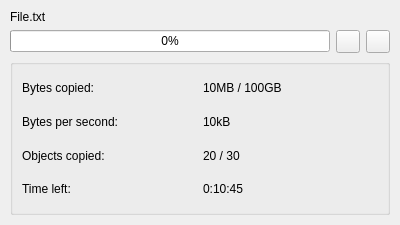
<?xml version="1.0" encoding="UTF-8"?>
<ui version="4.0">
 <class>FileCopyWidget</class>
 <widget class="QWidget" name="FileCopyWidget">
  <property name="geometry">
   <rect>
    <x>0</x>
    <y>0</y>
    <width>400</width>
    <height>225</height>
   </rect>
  </property>
  <property name="windowTitle">
   <string>Copying</string>
  </property>
  <layout class="QVBoxLayout" name="verticalLayout_2">
   <property name="margin">
    <number>10</number>
   </property>
   <item>
    <layout class="QHBoxLayout" name="horizontalLayout_2">
     <item>
      <layout class="QVBoxLayout" name="verticalLayout">
       <item>
        <widget class="QLabel" name="nameLabel">
         <property name="text">
          <string notr="true">File.txt</string>
         </property>
        </widget>
       </item>
       <item>
        <layout class="QHBoxLayout" name="horizontalLayout">
         <item>
          <widget class="QProgressBar" name="progressBar">
           <property name="value">
            <number>0</number>
           </property>
           <property name="invertedAppearance">
            <bool>false</bool>
           </property>
          </widget>
         </item>
         <item>
          <widget class="QToolButton" name="detailsButton">
           <property name="icon">
            <iconset resource="resources.qrc">
             <normaloff>:/icons/copyDetails.png</normaloff>:/icons/copyDetails.png</iconset>
           </property>
           <property name="checkable">
            <bool>true</bool>
           </property>
           <property name="checked">
            <bool>false</bool>
           </property>
           <property name="autoExclusive">
            <bool>false</bool>
           </property>
           <property name="popupMode">
            <enum>QToolButton::DelayedPopup</enum>
           </property>
           <property name="toolButtonStyle">
            <enum>Qt::ToolButtonFollowStyle</enum>
           </property>
           <property name="autoRaise">
            <bool>false</bool>
           </property>
           <property name="arrowType">
            <enum>Qt::NoArrow</enum>
           </property>
          </widget>
         </item>
         <item>
          <widget class="QToolButton" name="cancelButton">
           <property name="icon">
            <iconset resource="resources.qrc">
             <normaloff>:/icons/cancelCopy.png</normaloff>:/icons/cancelCopy.png</iconset>
           </property>
          </widget>
         </item>
        </layout>
       </item>
      </layout>
     </item>
    </layout>
   </item>
   <item>
    <widget class="QGroupBox" name="groupBox">
     <property name="enabled">
      <bool>true</bool>
     </property>
     <property name="sizePolicy">
      <sizepolicy hsizetype="Preferred" vsizetype="Expanding">
       <horstretch>0</horstretch>
       <verstretch>0</verstretch>
      </sizepolicy>
     </property>
     <property name="title">
      <string/>
     </property>
     <layout class="QGridLayout" name="gridLayout">
      <item row="0" column="0">
       <widget class="QLabel" name="label_2">
        <property name="layoutDirection">
         <enum>Qt::RightToLeft</enum>
        </property>
        <property name="text">
         <string>Bytes copied:</string>
        </property>
       </widget>
      </item>
      <item row="0" column="1">
       <widget class="QLabel" name="sizeLabel">
        <property name="text">
         <string notr="true">10MB / 100GB</string>
        </property>
       </widget>
      </item>
      <item row="1" column="0">
       <widget class="QLabel" name="label_4">
        <property name="layoutDirection">
         <enum>Qt::RightToLeft</enum>
        </property>
        <property name="text">
         <string>Bytes per second:</string>
        </property>
       </widget>
      </item>
      <item row="1" column="1">
       <widget class="QLabel" name="speedLabel">
        <property name="text">
         <string notr="true">10kB</string>
        </property>
       </widget>
      </item>
      <item row="2" column="0">
       <widget class="QLabel" name="label_5">
        <property name="layoutDirection">
         <enum>Qt::RightToLeft</enum>
        </property>
        <property name="text">
         <string>Objects copied:</string>
        </property>
       </widget>
      </item>
      <item row="2" column="1">
       <widget class="QLabel" name="remaingObjectLabel">
        <property name="text">
         <string notr="true">20 / 30</string>
        </property>
       </widget>
      </item>
      <item row="3" column="0">
       <widget class="QLabel" name="label_7">
        <property name="layoutDirection">
         <enum>Qt::RightToLeft</enum>
        </property>
        <property name="text">
         <string>Time left:</string>
        </property>
       </widget>
      </item>
      <item row="3" column="1">
       <widget class="QLabel" name="timeLeftLabel">
        <property name="text">
         <string notr="true">0:10:45</string>
        </property>
       </widget>
      </item>
     </layout>
    </widget>
   </item>
  </layout>
 </widget>
 <resources>
  <include location="resources.qrc"/>
 </resources>
 <connections>
  <connection>
   <sender>detailsButton</sender>
   <signal>clicked(bool)</signal>
   <receiver>groupBox</receiver>
   <slot>setVisible(bool)</slot>
   <hints>
    <hint type="sourcelabel">
     <x>338</x>
     <y>75</y>
    </hint>
    <hint type="destinationlabel">
     <x>199</x>
     <y>223</y>
    </hint>
   </hints>
  </connection>
 </connections>
</ui>
